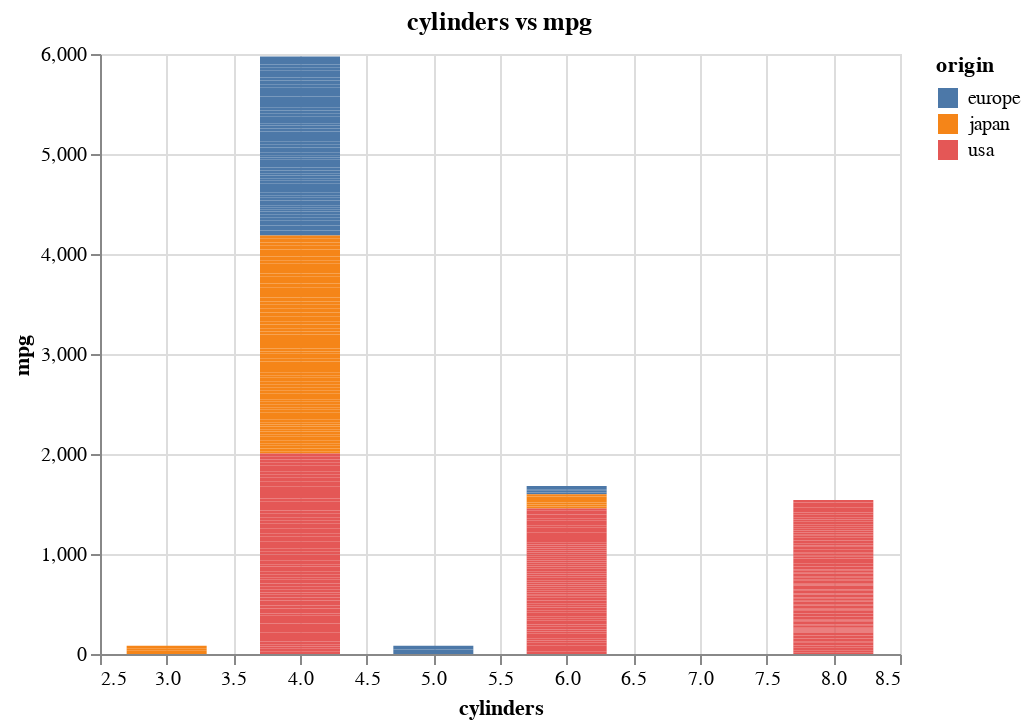

Notebook cell for this chart:
### Markdown cell above
# Bar and Count plots

### Code cell
plot=alt.Chart(df).mark_bar(size=40).encode(
    alt.X('cylinders'),
    alt.Y('mpg'),
    alt.Color('origin')

)
plot.properties(title='cylinders vs mpg')

### Figure 1 — Vega-Lite specification as saved in the notebook (floating-point values rounded to 4 significant figures; data arrays with more than 128 entries replaced by an {"elided": "..."} marker saying what was removed)
{"config": {"view": {"continuousWidth": 400, "continuousHeight": 300}}, "data": {"name": "data-f1198cc0481ad698d7dc4699e0a3efa7"}, "mark": {"type": "bar", "size": 40}, "encoding": {"color": {"type": "nominal", "field": "origin"}, "x": {"type": "quantitative", "field": "cylinders"}, "y": {"type": "quantitative", "field": "mpg"}}, "title": "cylinders vs mpg", "$schema": "https://vega.github.io/schema/vega-lite/v4.8.1.json", "datasets": {"data-f1198cc0481ad698d7dc4699e0a3efa7": {"elided": "398 records"}}}
